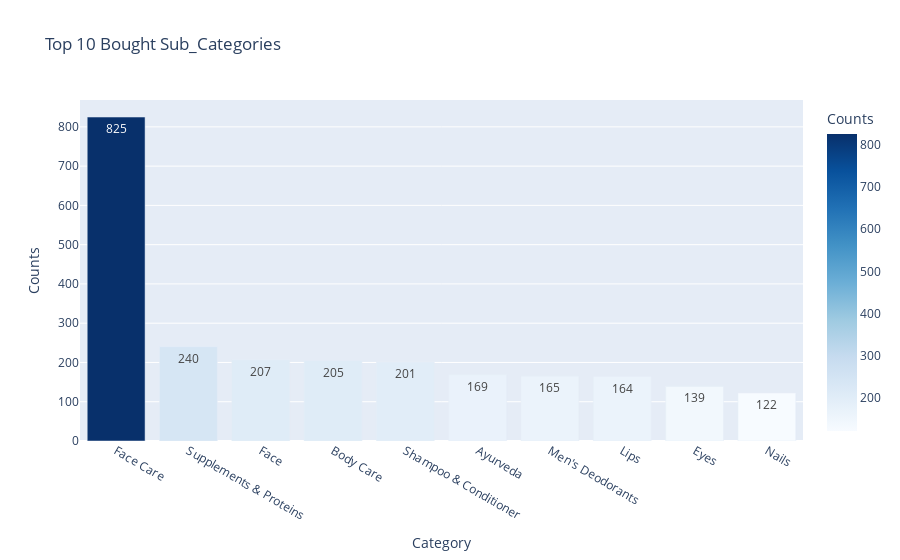

Source (notebook cell):
### Code cell
px.bar(data_frame=counts_x2,
 x='Category',
 y='Counts',
 color='Counts',
 color_continuous_scale='blues',
 text_auto=True,
 title=f'Top 10 Bought Sub_Categories')

### Figure 1 — Plotly figure (JSON) as saved in the notebook; plotly's stock layout.template omitted (floating-point values rounded to 4 significant figures)
{"data": [{"alignmentgroup": "True", "hovertemplate": "Category=%{x}<br>Counts=%{marker.color}<extra></extra>", "legendgroup": "", "marker": {"color": [825, 240, 207, 205, 201, 169, 165, 164, 139, 122], "coloraxis": "coloraxis", "pattern": {"shape": ""}}, "name": "", "offsetgroup": "", "orientation": "v", "showlegend": false, "textposition": "auto", "texttemplate": "%{y}", "type": "bar", "x": ["Face Care", "Supplements & Proteins", "Face", "Body Care", "Shampoo & Conditioner", "Ayurveda", "Men's Deodorants", "Lips", "Eyes", "Nails"], "xaxis": "x", "y": [825, 240, 207, 205, 201, 169, 165, 164, 139, 122], "yaxis": "y"}], "layout": {"barmode": "relative", "coloraxis": {"colorbar": {"title": {"text": "Counts"}}, "colorscale": [[0, "rgb(247,251,255)"], [0.125, "rgb(222,235,247)"], [0.25, "rgb(198,219,239)"], [0.375, "rgb(158,202,225)"], [0.5, "rgb(107,174,214)"], [0.625, "rgb(66,146,198)"], [0.75, "rgb(33,113,181)"], [0.875, "rgb(8,81,156)"], [1, "rgb(8,48,107)"]]}, "legend": {"tracegroupgap": 0}, "title": {"text": "Top 10 Bought Sub_Categories"}, "xaxis": {"anchor": "y", "domain": [0, 1], "title": {"text": "Category"}}, "yaxis": {"anchor": "x", "domain": [0, 1], "title": {"text": "Counts"}}}}
